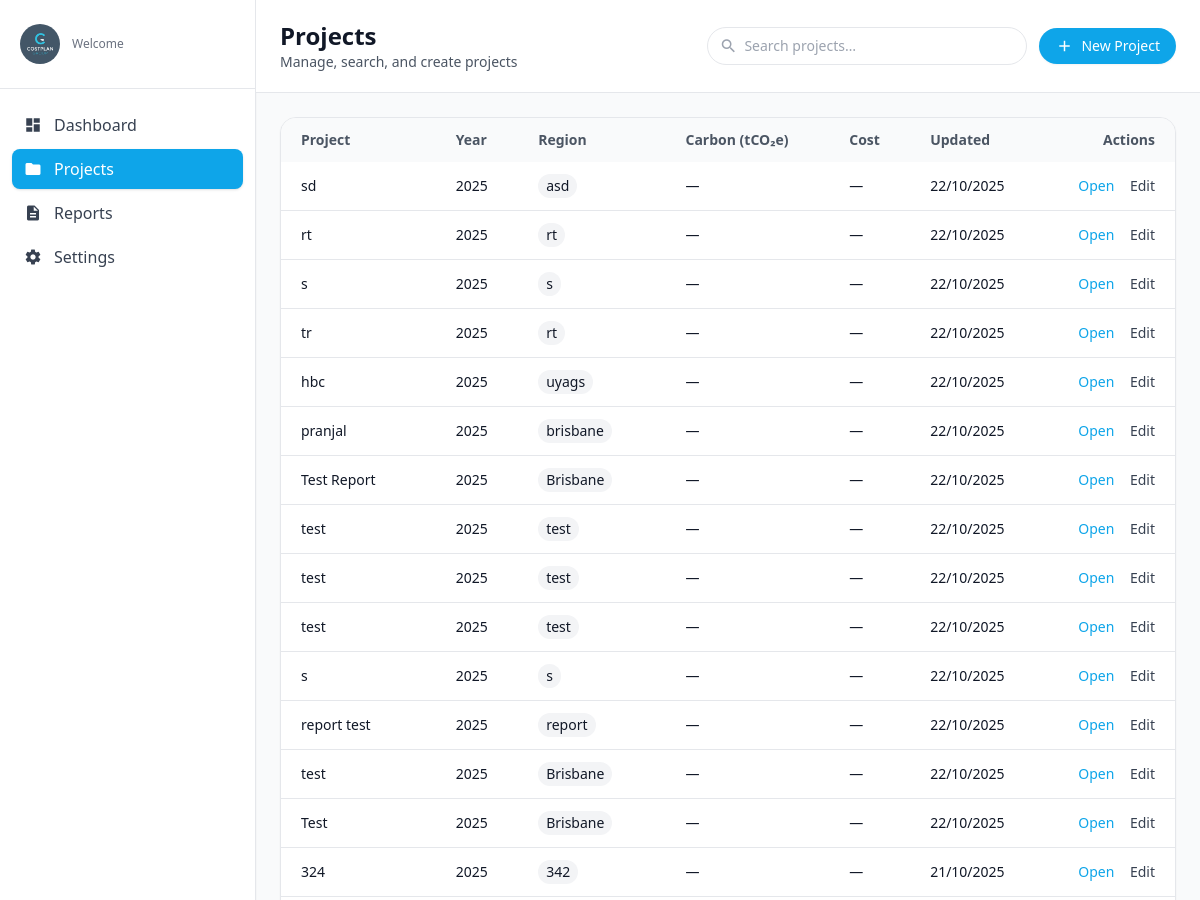
Before: /projects/ (signed in, upper part) with the older database file.
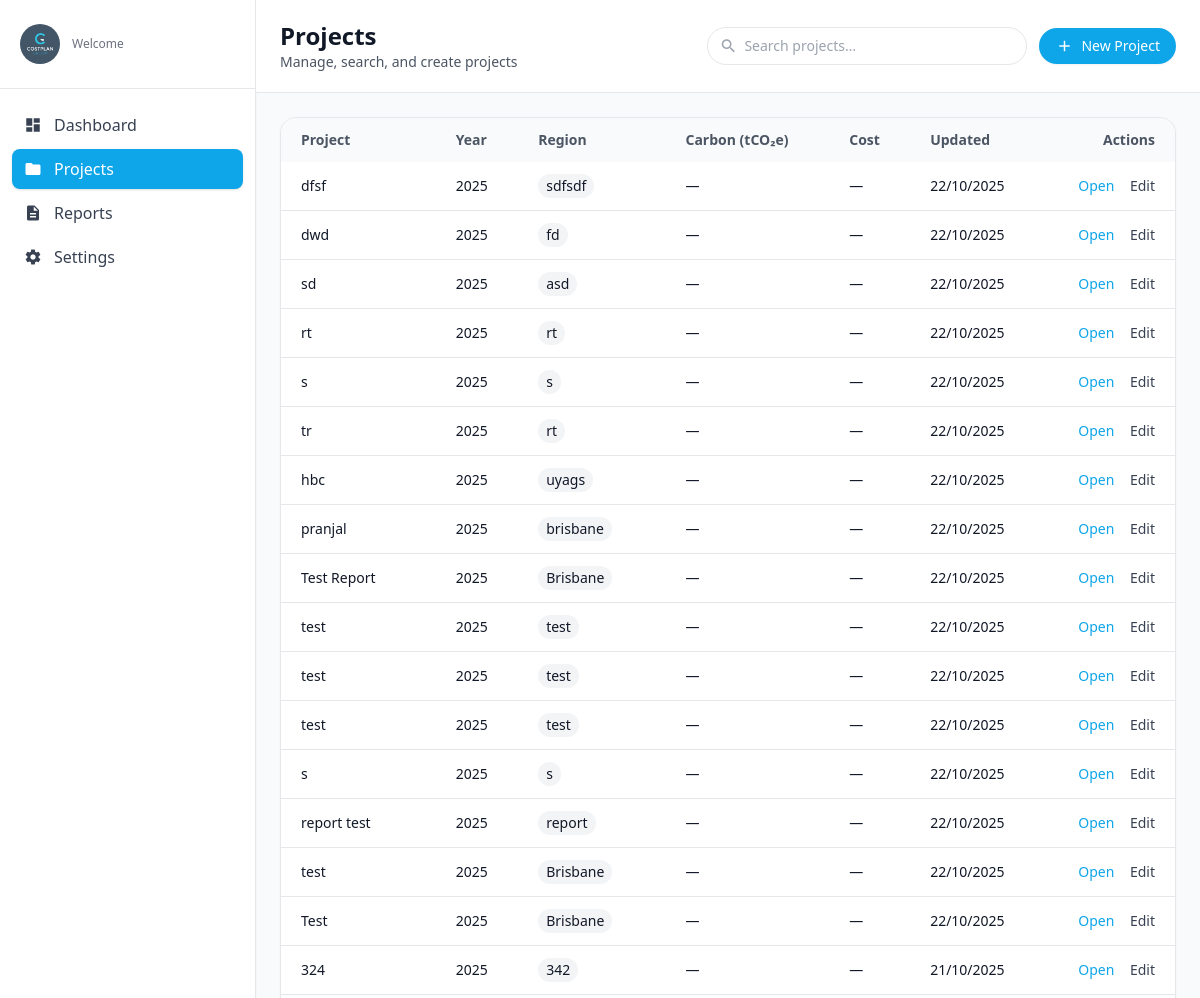
After: the same page with the newer database file.
### app1/models.py (models this page shows, shortened)
class Metrics(models.Model):
    id = models.AutoField(primary_key=True)
    user = models.ForeignKey(User, on_delete=models.SET_NULL, null=True, blank=True, related_name="metrics")
    project_code = models.CharField(max_length=120, null=True, blank=True)  # Free-form link to a project
    building_type = models.CharField(max_length=120, null=True, blank=True)
    roof_area_m2 = models.DecimalField(max_digits=12, decimal_places=2, null=True, blank=True)
    roof_percent_gifa = models.DecimalField(max_digits=6, decimal_places=2, null=True, blank=True)
    basement_present = models.BooleanField(default=False)
    basement_size_m2 = models.DecimalField(max_digits=12, decimal_places=2, null=True, blank=True)
    basement_percent_gifa = models.DecimalField(max_digits=6, decimal_places=2, null=True, blank=True)
    num_apartments = models.PositiveIntegerField(null=True, blank=True)
    num_keys = models.PositiveIntegerField(null=True, blank=True)
    num_wcs = models.PositiveIntegerField(null=True, blank=True)
    gifa_m2 = models.DecimalField("GIFA (m²)", max_digits=14, decimal_places=2, null=True, blank=True)
    external_wall_area_m2 = models.DecimalField(max_digits=14, decimal_places=2, null=True, blank=True)
    external_openings_m2 = models.DecimalField(max_digits=14, decimal_places=2, null=True, blank=True)
    building_footprint_m2 = models.DecimalField(max_digits=14, decimal_places=2, null=True, blank=True)
    total_budget_aud = models.DecimalField(max_digits=16, decimal_places=2, null=True, blank=True)
    selected_intervention_ids = models.JSONField(default=list, blank=True)  # Store selected intervention IDs
    project_name = models.CharField(max_length=255, null=True, blank=True)
    location = models.CharField(max_length=255, null=True, blank=True)
    created_at = models.DateTimeField(auto_now_add=True)
    updated_at = models.DateTimeField(auto_now=True)
    class Meta:
        db_table = "Metrics"
        indexes = [
            models.Index(fields=["building_type"]),
            models.Index(fields=["project_code"]),
            models.Index(fields=["created_at"]),
        ]

### app1/views.py (the view)
# urls.py: path('projects/', views.projects_view, name='projects'),  # List of projects
@login_required(login_url='login')
def projects_view(request: HttpRequest):
    q = (request.GET.get("q") or "").strip()
    qs = Metrics.objects.all().order_by("-updated_at", "-created_at")
    if q:
        qs = qs.filter(
            Q(project_name__icontains=q)
            | Q(building_type__icontains=q)
            | Q(location__icontains=q)
        )
    return render(request, "projects.html", {"projects": qs, "query": q})

### app1/context_processors.py (called while the page is built)
def theme_context(request):
    current_theme = request.session.get('user_theme', 'light')
    return {
        'current_theme': current_theme,  # Theme used in templates
        'user_theme': current_theme,     # Duplicate key for backward compatibility
    }

### app1/templates/projects.html (shortened to what the changed rows need)
{% load static %}
{% load humanize %}
<!DOCTYPE html>
<html lang="en">
<head>
  <script src="https://cdn.tailwindcss.com"></script>
</head>
<body class="min-h-screen bg-gray-50 text-gray-900">
  <div class="flex min-h-screen">
    <main class="flex-1">
      <header class="bg-white border-b">
        <div class="max-w-7xl mx-auto px-6 py-5">
          <div class="flex flex-col gap-4 md:flex-row md:items-center md:justify-between">
            <div>
              <h1 class="text-2xl font-semibold">Projects</h1>
            </div>
          </div>
        </div>
      </header>
      <div class="max-w-7xl mx-auto px-6 py-6">
        <section class="bg-white border rounded-2xl shadow-sm overflow-x-auto">
          <table class="min-w-full text-sm">
            <thead class="bg-gray-50 text-gray-600">
              <tr>
                <th class="text-left px-5 py-3">Project</th>
                <th class="text-left px-5 py-3">Year</th>
                <th class="text-left px-5 py-3">Region</th>
                <th class="text-left px-5 py-3">Carbon (tCO₂e)</th>
                <th class="text-left px-5 py-3">Cost</th>
                <th class="text-left px-5 py-3">Updated</th>
                <th class="text-right px-5 py-3">Actions</th>
              </tr>
            </thead>
            <tbody id="projectRows" class="divide-y">
              {% for p in projects %}
              <tr class="hover:bg-gray-50" data-name="{{ p.project_name|default_if_none:'' }}">
                <td class="px-5 py-3 font-medium">
                  <a href="{% url 'project_detail' p.id %}" class="hover:underline">
                    {% if p.project_name %}{{ p.project_name }}{% else %}Project #{{ p.id }}{% endif %}
                  </a>
                </td>
                <td class="px-5 py-3">
                  {% if p.updated_at %}{{ p.updated_at|date:"Y" }}
                  {% elif p.created_at %}{{ p.created_at|date:"Y" }}
                  {% else %}—{% endif %}
                </td>
                <td class="px-5 py-3">
                  <span class="inline-flex items-center rounded-full bg-gray-100 px-2 py-0.5">
                    {{ p.location|default:"—" }}
                  </span>
                </td>
                <td class="px-5 py-3">—</td>
                <td class="px-5 py-3">
                  {% if p.estimated_auto_budget_aud %}
                    ${{ p.estimated_auto_budget_aud|floatformat:0|intcomma }}
                  {% else %}—{% endif %}
                </td>
                <td class="px-5 py-3">
                  {% if p.updated_at %}{{ p.updated_at|date:"d/m/Y" }}
                  {% elif p.created_at %}{{ p.created_at|date:"d/m/Y" }}
                  {% else %}—{% endif %}
                </td>
                <td class="px-5 py-3 space-x-3 text-right">
                  <a href="{% url 'project_detail' p.id %}" class="text-brand hover:text-brand-700">Open</a>
                  <a href="{% url 'project_detail' p.id %}?edit=1" class="text-gray-700 hover:text-gray-900">Edit</a>
                </td>
              </tr>
              {% empty %}
              <tr>
                <td colspan="7" class="px-5 py-6 text-gray-500">No projects found.</td>
              </tr>
              {% endfor %}
            </tbody>
          </table>
        </section>
      </div>
    </main>
  </div>
</body>
</html>

Changed rows visible on the page:
added Metrics: project_name "dfsf", updated_at "2025", location "sdfsdf", updated_at "22/10/2025"
added Metrics: project_name "dwd", updated_at "2025", location "fd", updated_at "22/10/2025"
